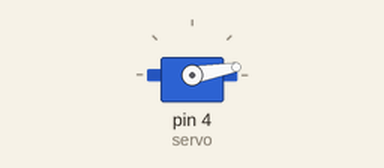
Simulated run of this sketch. Board: Arduino Uno, built with avr-gcc and run on an emulated ATmega328P. Shown: servo.

Above: at 0.05 s.
At 3.4 s:
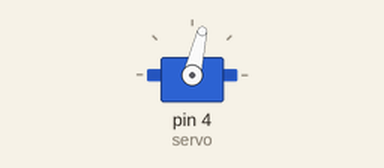
At 6.75 s:
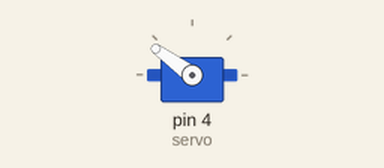
At 13.45 s:
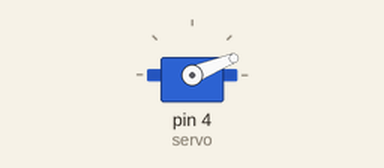
Timing chart, 0 to 18.2 s (numbered marks = the images above):
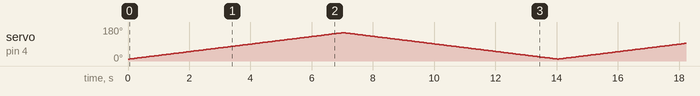

The sketch:

Servo.ino
```cpp
/*
 * This program works exactly like the "Sweep" example of the official Arduino
 * Servo library.
 */
#include <Servo.h>
/*
 * First we create a Servo object.
 */
Servo servo;

void setup() {
    /*
     * On the reaDIYmate board, the servo is usually on pin 4.
     */
    servo.attach(4);
}

void loop() {
    /*
     * Each time we move the servo by one degree, we wait for 50 milliseconds in
     * order to achieve a smooth motion.
     */
    for (int i = 10; i < 150; i++) {
        servo.write(i);
        delay(50);
    }
    for (int i = 150; i > 10; i--) {
        servo.write(i);
        delay(50);
    }
}
```
